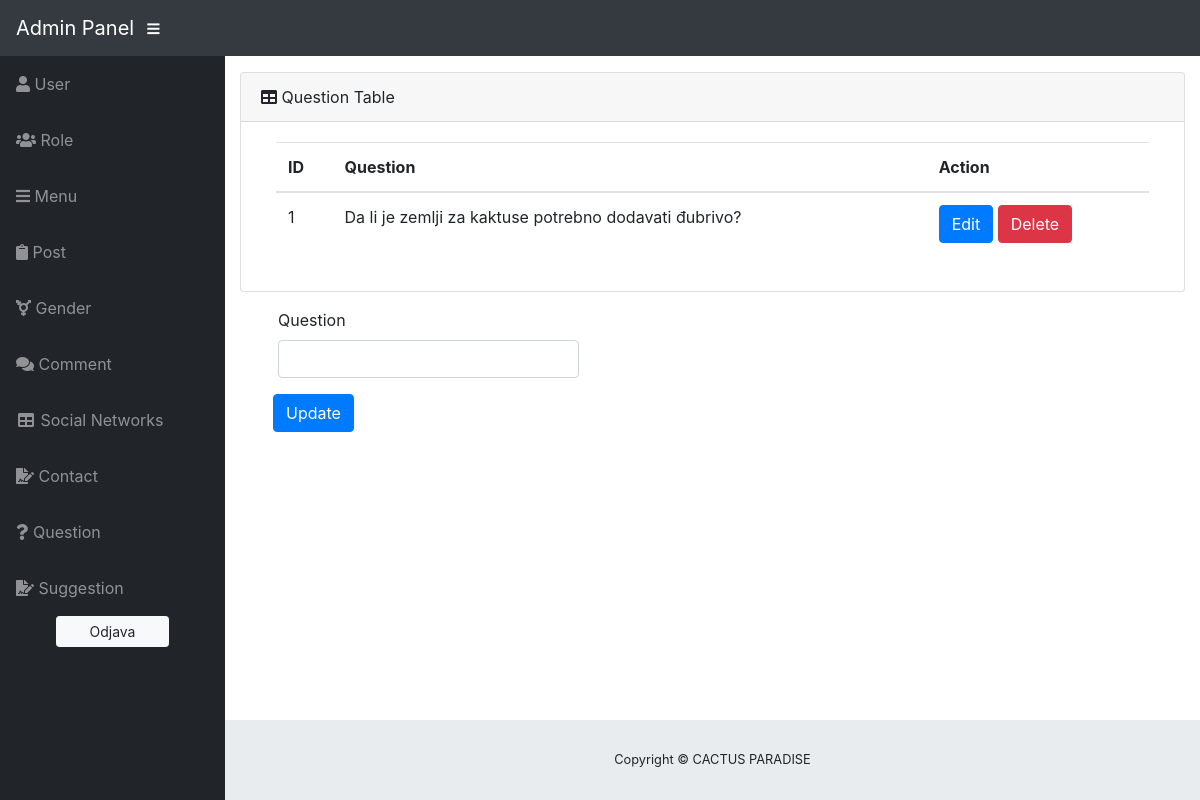
/admin/admin.php?page=question, run on the app's committed database.
### tables this page shows
CREATE TABLE `question` (
  `questionID` int(11) NOT NULL,
  `question` varchar(100) NOT NULL
);

### modules/functions.php (called while the page is built, shortened)
<?php
function getAllFromTable($table, $conn) {
	$sql = "SELECT * FROM $table;";
	$stmt = $conn->prepare($sql);
	$stmt->execute();
	return $stmt->fetchAll();
}

### admin/views/pages/question.php (the view, shortened to what this page needs)
<?php
  $questions = getAllFromTable('question', $conn);
?>
<i class="fas fa-table"></i>
Question Table </div>
<div class="container">
  <div class="card-body">
    <div class="table-responsive">
      <table class="table">
        <thead>
          <th>ID</th>
          <th>Question</th>
          <th>Action</th>
        </thead>
        <tbody class="questions">
          <?php foreach($questions as $question) : ?>
            <tr>
              <td><?= $question->questionID ?></td>
              <td><?= $question->question ?></td>
              <td>
                <button class="btn btn-primary edit-btn" data-id="<?= $question->questionID ?>">Edit</button>
                <button class="btn btn-danger delete-btn" data-id="<?= $question->questionID ?>">Delete</button>
              </td>
            </tr>
          <?php endforeach; ?>
        </tbody>
      </table>
    </div>
  </div>
</div>
</div>
</div>
<form class="needs-validation">
  <div class="form-row ml-5">
    <div class="col-md-4 mb-3">
      <label>Question</label>
      <input type="text" class="form-control" id="question">
    </div>
  </div>
  <button type="button" class="btn btn-primary ml-5 mb-5" id="update-btn">Update</button>
</form>

### admin/assets/css/sb-admin.css (style rules this page uses)
html { position: relative; min-height: 100%; }
body { height: 100%; }
:root { --input-padding-x: 0.75rem; --input-padding-y: 0.75rem; }

### data on the page
question: questionID "1", question "Da li je zemlji za kaktuse potrebno dodavati đubrivo?"
